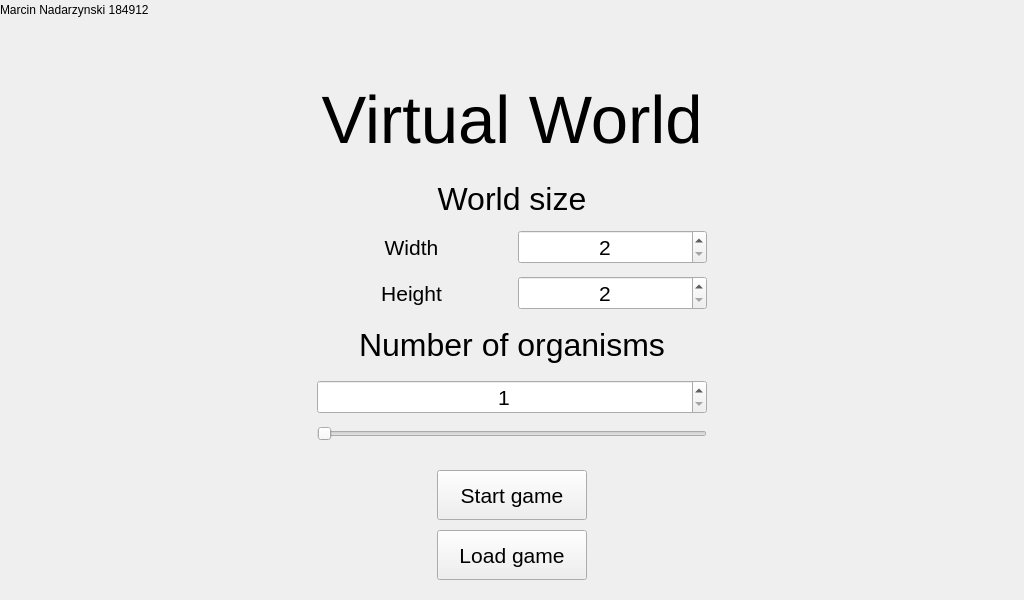
<?xml version="1.0" encoding="UTF-8"?>
<ui version="4.0">
 <class>Menu</class>
 <widget class="QWidget" name="Menu">
  <property name="geometry">
   <rect>
    <x>0</x>
    <y>0</y>
    <width>1024</width>
    <height>600</height>
   </rect>
  </property>
  <property name="windowTitle">
   <string>Form</string>
  </property>
  <widget class="QLabel" name="label_5">
   <property name="geometry">
    <rect>
     <x>0</x>
     <y>0</y>
     <width>200</width>
     <height>20</height>
    </rect>
   </property>
   <property name="text">
    <string>Marcin Nadarzynski 184912</string>
   </property>
  </widget>
  <widget class="QLabel" name="label_6">
   <property name="geometry">
    <rect>
     <x>272</x>
     <y>50</y>
     <width>480</width>
     <height>140</height>
    </rect>
   </property>
   <property name="font">
    <font>
     <pointsize>50</pointsize>
    </font>
   </property>
   <property name="text">
    <string>Virtual World</string>
   </property>
   <property name="alignment">
    <set>Qt::AlignCenter</set>
   </property>
   <property name="wordWrap">
    <bool>false</bool>
   </property>
  </widget>
  <widget class="QWidget" name="verticalLayoutWidget_3">
   <property name="geometry">
    <rect>
     <x>317</x>
     <y>180</y>
     <width>390</width>
     <height>261</height>
    </rect>
   </property>
   <layout class="QVBoxLayout" name="verticalLayout_4">
    <property name="spacing">
     <number>12</number>
    </property>
    <item>
     <layout class="QVBoxLayout" name="verticalLayout_3">
      <item>
       <widget class="QLabel" name="label_2">
        <property name="font">
         <font>
          <pointsize>24</pointsize>
         </font>
        </property>
        <property name="text">
         <string>World size</string>
        </property>
        <property name="alignment">
         <set>Qt::AlignCenter</set>
        </property>
       </widget>
      </item>
      <item>
       <layout class="QHBoxLayout" name="horizontalLayout">
        <item>
         <widget class="QLabel" name="label_3">
          <property name="font">
           <font>
            <pointsize>16</pointsize>
           </font>
          </property>
          <property name="text">
           <string>Width</string>
          </property>
          <property name="alignment">
           <set>Qt::AlignCenter</set>
          </property>
         </widget>
        </item>
        <item>
         <widget class="QSpinBox" name="world_width">
          <property name="font">
           <font>
            <pointsize>16</pointsize>
           </font>
          </property>
          <property name="alignment">
           <set>Qt::AlignCenter</set>
          </property>
          <property name="minimum">
           <number>2</number>
          </property>
          <property name="maximum">
           <number>100</number>
          </property>
         </widget>
        </item>
       </layout>
      </item>
      <item>
       <layout class="QHBoxLayout" name="horizontalLayout_2">
        <item>
         <widget class="QLabel" name="label_4">
          <property name="font">
           <font>
            <pointsize>16</pointsize>
           </font>
          </property>
          <property name="text">
           <string>Height</string>
          </property>
          <property name="alignment">
           <set>Qt::AlignCenter</set>
          </property>
         </widget>
        </item>
        <item>
         <widget class="QSpinBox" name="world_height">
          <property name="font">
           <font>
            <pointsize>16</pointsize>
           </font>
          </property>
          <property name="alignment">
           <set>Qt::AlignCenter</set>
          </property>
          <property name="minimum">
           <number>2</number>
          </property>
          <property name="maximum">
           <number>100</number>
          </property>
         </widget>
        </item>
       </layout>
      </item>
     </layout>
    </item>
    <item>
     <layout class="QVBoxLayout" name="verticalLayout">
      <item>
       <widget class="QLabel" name="label">
        <property name="maximumSize">
         <size>
          <width>16777215</width>
          <height>46</height>
         </size>
        </property>
        <property name="font">
         <font>
          <pointsize>24</pointsize>
         </font>
        </property>
        <property name="text">
         <string>Number of organisms</string>
        </property>
        <property name="alignment">
         <set>Qt::AlignCenter</set>
        </property>
       </widget>
      </item>
      <item>
       <widget class="QSpinBox" name="organisms_spin">
        <property name="font">
         <font>
          <pointsize>16</pointsize>
         </font>
        </property>
        <property name="alignment">
         <set>Qt::AlignCenter</set>
        </property>
        <property name="minimum">
         <number>1</number>
        </property>
        <property name="maximum">
         <number>4</number>
        </property>
       </widget>
      </item>
      <item>
       <widget class="QSlider" name="organisms_slider">
        <property name="font">
         <font>
          <pointsize>16</pointsize>
         </font>
        </property>
        <property name="minimum">
         <number>1</number>
        </property>
        <property name="maximum">
         <number>4</number>
        </property>
        <property name="orientation">
         <enum>Qt::Horizontal</enum>
        </property>
       </widget>
      </item>
     </layout>
    </item>
   </layout>
  </widget>
  <widget class="QPushButton" name="start_button">
   <property name="geometry">
    <rect>
     <x>437</x>
     <y>470</y>
     <width>150</width>
     <height>50</height>
    </rect>
   </property>
   <property name="minimumSize">
    <size>
     <width>0</width>
     <height>50</height>
    </size>
   </property>
   <property name="maximumSize">
    <size>
     <width>16777215</width>
     <height>16777215</height>
    </size>
   </property>
   <property name="font">
    <font>
     <pointsize>16</pointsize>
    </font>
   </property>
   <property name="text">
    <string>Start game</string>
   </property>
   <property name="flat">
    <bool>false</bool>
   </property>
  </widget>
  <widget class="QPushButton" name="load_button">
   <property name="geometry">
    <rect>
     <x>437</x>
     <y>530</y>
     <width>150</width>
     <height>50</height>
    </rect>
   </property>
   <property name="minimumSize">
    <size>
     <width>0</width>
     <height>50</height>
    </size>
   </property>
   <property name="maximumSize">
    <size>
     <width>16777215</width>
     <height>16777215</height>
    </size>
   </property>
   <property name="font">
    <font>
     <pointsize>16</pointsize>
    </font>
   </property>
   <property name="text">
    <string>Load game</string>
   </property>
   <property name="flat">
    <bool>false</bool>
   </property>
  </widget>
 </widget>
 <resources/>
 <connections/>
</ui>
